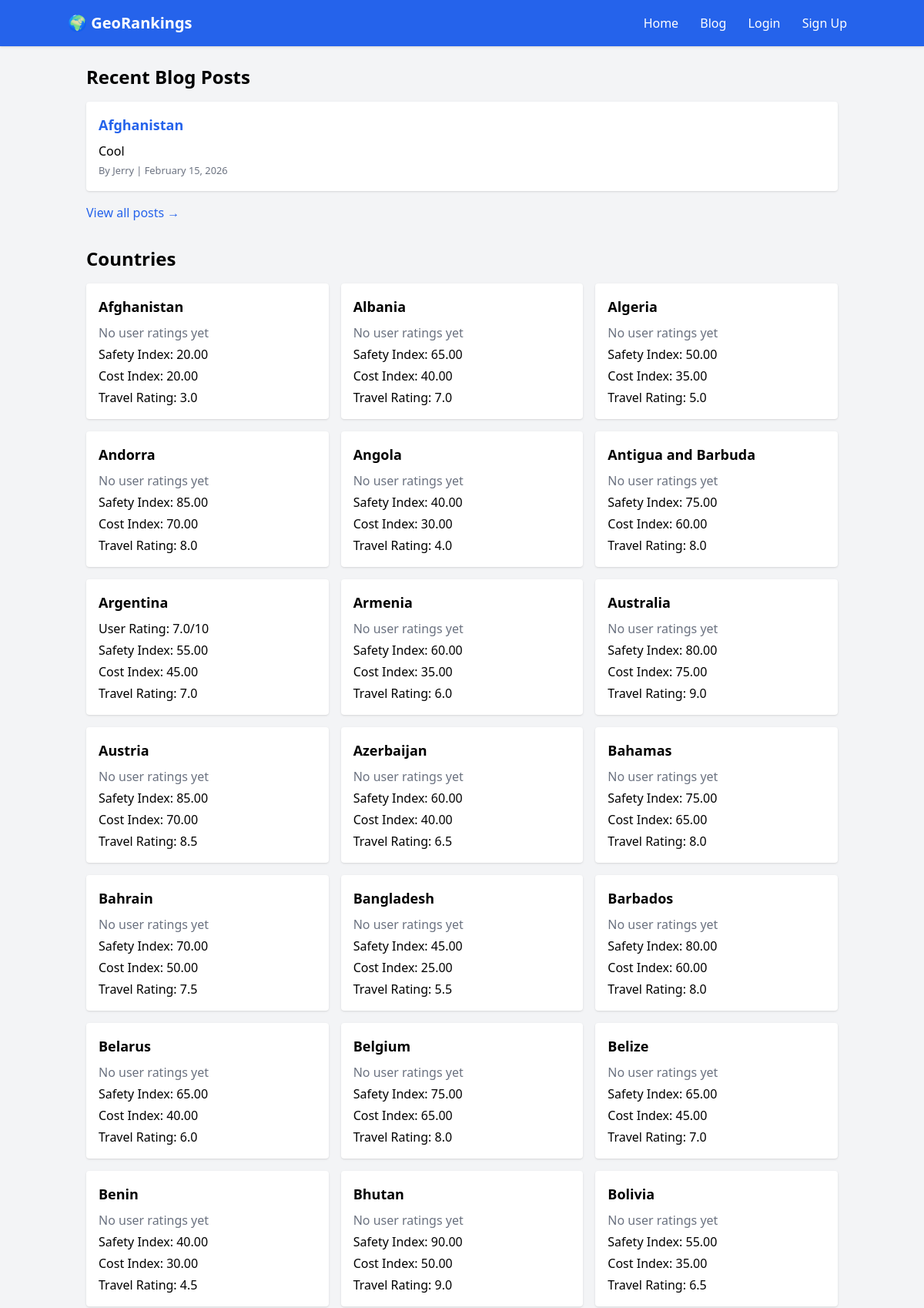
The page / (upper part) on the database its author committed.
### core/models.py (models this page shows, shortened)
class BlogPost(models.Model):
    author = models.ForeignKey(User, on_delete=models.CASCADE)
    title = models.CharField(max_length=200)
    content = models.TextField()
    created = models.DateTimeField(auto_now_add=True)

class Country(models.Model):
    name = models.CharField(max_length=100, unique=True)
    safety_index = models.DecimalField(
        max_digits=5,
        decimal_places=2,
        help_text="Safety index out of 100"
    )
    cost_index = models.DecimalField(
        max_digits=5,
        decimal_places=2,
        help_text="Cost of living index (higher = more expensive)"
    )
    travel_rating = models.DecimalField(
        max_digits=3,
        decimal_places=1,
        help_text="Overall travel rating out of 10"
    )
    def average_user_rating(self):
        ratings = self.rating_set.all()
        if ratings.exists():
            return round(sum(r.score for r in ratings) / ratings.count(), 2)
        return None

class Rating(models.Model):
    user = models.ForeignKey(User, on_delete=models.CASCADE)
    country = models.ForeignKey(Country, on_delete=models.CASCADE)
    score = models.IntegerField()
    class Meta:
        unique_together = ('user', 'country')

### core/views.py (the view)
# urls.py: path('', views.home, name='home'),
def home(request):
    posts = BlogPost.objects.all().order_by('-created')
    countries = Country.objects.all()
    return render(request, 'home.html', {'posts': posts, 'countries': countries})

### core/templates/home.html (shortened to what this page needs)
{% extends 'base.html' %}
{% block content %}
<div class="mb-8">
    <h2 class="text-2xl font-bold mb-4">Recent Blog Posts</h2>
    <div class="space-y-4">
        {% for post in posts|slice:":3" %}
        <article class="bg-white p-4 rounded shadow">
            <h3 class="font-semibold text-lg">
                <a href="{% url 'blog_detail' post.id %}" class="text-blue-600 hover:underline">
                    {{ post.title }}
                </a>
            </h3>
            <p class="mt-2">{{ post.content|truncatewords:30 }}</p>
            <small class="text-gray-500">By {{ post.author }} | {{ post.created|date:"F j, Y" }}</small>
        </article>
        {% empty %}
        <p class="text-gray-500">No posts yet.</p>
        {% endfor %}
    </div>
    <div class="mt-4">
        <a href="{% url 'blog_list' %}" class="text-blue-600 hover:underline">View all posts →</a>
    </div>
</div>
<h2 class="text-2xl font-bold mt-8 mb-4">Countries</h2>
<div class="grid grid-cols-1 md:grid-cols-2 lg:grid-cols-3 gap-4">
    {% for country in countries %}
    <div class="bg-white p-4 rounded shadow hover:shadow-lg transition">
        <h3 class="font-semibold text-lg mb-2">{{ country.name }}</h3>
        <div class="space-y-1">
            {% if country.average_user_rating %}
                <p><span class="font-medium">User Rating:</span> {{ country.average_user_rating }}/10</p>
            {% else %}
                <p class="text-gray-500">No user ratings yet</p>
            {% endif %}
            <p><span class="font-medium">Safety Index:</span> {{ country.safety_index }}</p>
            <p><span class="font-medium">Cost Index:</span> {{ country.cost_index }}</p>
            <p><span class="font-medium">Travel Rating:</span> {{ country.travel_rating }}</p>
        </div>
    </div>
    {% endfor %}
</div>
{% endblock %}

### rows shown on the page
BlogPost: title "Afghanistan", content "Cool", author "Jerry", created "February 15, 2026"
Country: name "Afghanistan", shows "No user ratings yet", safety_index "20.00", cost_index "20.00", travel_rating "3.0"
Country: name "Albania", shows "No user ratings yet", safety_index "65.00", cost_index "40.00", travel_rating "7.0"
Country: name "Algeria", shows "No user ratings yet", safety_index "50.00", cost_index "35.00", travel_rating "5.0"
Country: name "Andorra", shows "No user ratings yet", safety_index "85.00", cost_index "70.00", travel_rating "8.0"
Country: name "Angola", shows "No user ratings yet", safety_index "40.00", cost_index "30.00", travel_rating "4.0"
Country: name "Antigua and Barbuda", shows "No user ratings yet", safety_index "75.00", cost_index "60.00", travel_rating "8.0"
Country: name "Argentina", average_user_rating "7.0", safety_index "55.00", cost_index "45.00", travel_rating "7.0"
Country: name "Armenia", shows "No user ratings yet", safety_index "60.00", cost_index "35.00", travel_rating "6.0"
Country: name "Australia", shows "No user ratings yet", safety_index "80.00", cost_index "75.00", travel_rating "9.0"
Country: name "Austria", shows "No user ratings yet", safety_index "85.00", cost_index "70.00", travel_rating "8.5"
Country: name "Azerbaijan", shows "No user ratings yet", safety_index "60.00", cost_index "40.00", travel_rating "6.5"
Country: name "Bahamas", shows "No user ratings yet", safety_index "75.00", cost_index "65.00", travel_rating "8.0"
Country: name "Bahrain", shows "No user ratings yet", safety_index "70.00", cost_index "50.00", travel_rating "7.5"
Country: name "Bangladesh", shows "No user ratings yet", safety_index "45.00", cost_index "25.00", travel_rating "5.5"
Country: name "Barbados", shows "No user ratings yet", safety_index "80.00", cost_index "60.00", travel_rating "8.0"
Country: name "Belarus", shows "No user ratings yet", safety_index "65.00", cost_index "40.00", travel_rating "6.0"
Country: name "Belgium", shows "No user ratings yet", safety_index "75.00", cost_index "65.00", travel_rating "8.0"
Country: name "Belize", shows "No user ratings yet", safety_index "65.00", cost_index "45.00", travel_rating "7.0"
Country: name "Benin", shows "No user ratings yet", safety_index "40.00", cost_index "30.00", travel_rating "4.5"
Country: name "Bhutan", shows "No user ratings yet", safety_index "90.00", cost_index "50.00", travel_rating "9.0"
Country: name "Bolivia", shows "No user ratings yet", safety_index "55.00", cost_index "35.00", travel_rating "6.5"
